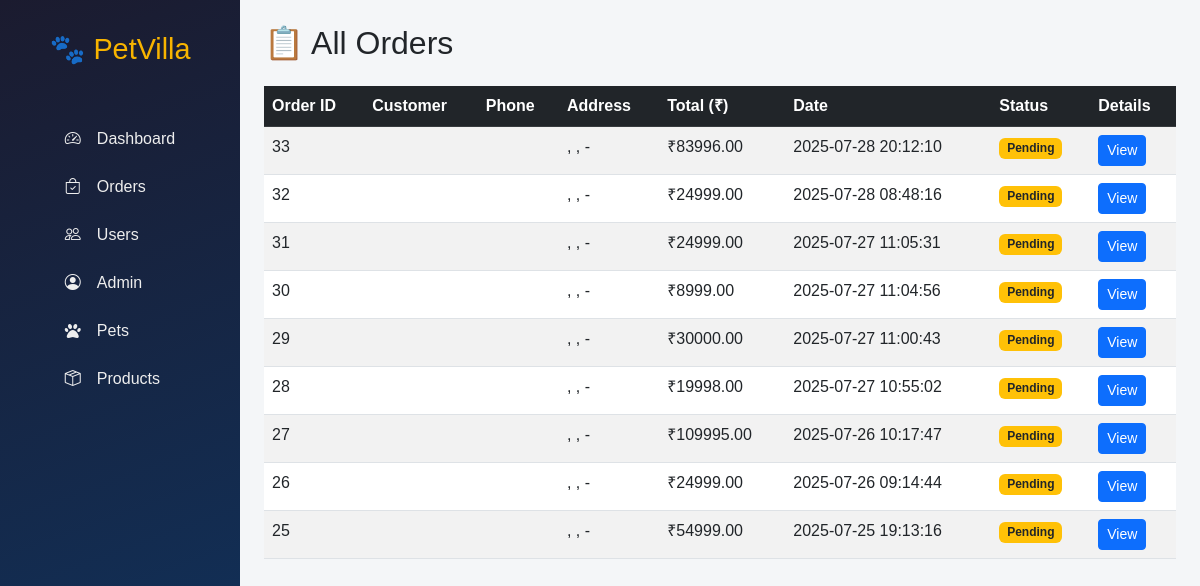
Page /admin/admin_order.php (signed in) on the earlier database version.
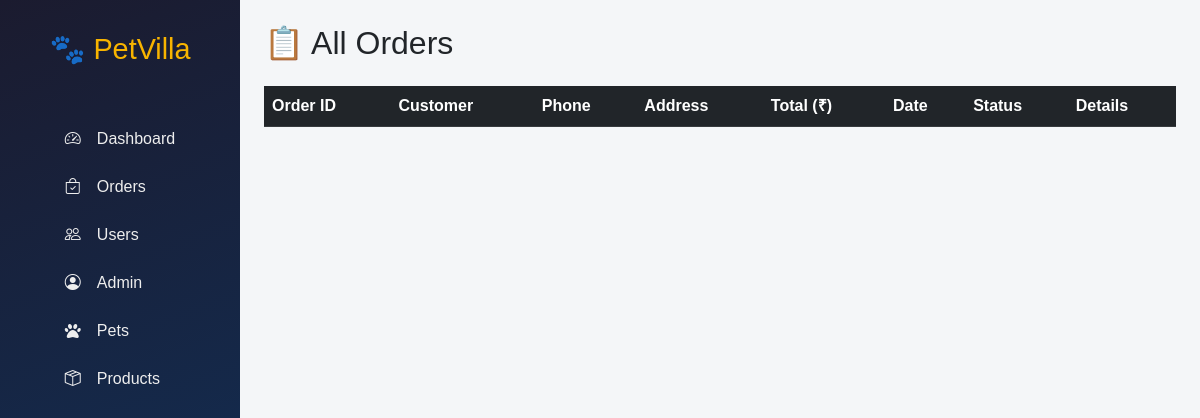
Same page on the later database version.
### tables this page shows
CREATE TABLE `orders` (
  `order_id` int(11) NOT NULL,
  `user_id` int(11) DEFAULT NULL,
  `order_date` datetime DEFAULT NULL,
  `total_amount` decimal(10,2) DEFAULT NULL,
  `payment_status` varchar(50) DEFAULT 'pending',
  `phone` varchar(15) NOT NULL,
  `address` text NOT NULL,
  `city` varchar(50) NOT NULL,
  `state` varchar(50) NOT NULL,
  `pincode` varchar(10) NOT NULL
);

### admin/admin_order.php (the view, shortened to what this page needs)
<?php include "../partial/_database.php"; ?>
<!DOCTYPE html>
<html lang="en">
<head>
  <link href="https://cdn.jsdelivr.net/npm/bootstrap@5.3.0/dist/css/bootstrap.min.css" rel="stylesheet"/>
  <link href="https://cdn.jsdelivr.net/npm/bootstrap-icons@1.10.5/font/bootstrap-icons.css" rel="stylesheet">
  <link rel="stylesheet" href="https://cdnjs.cloudflare.com/ajax/libs/font-awesome/6.4.0/css/all.min.css">
  <link rel="stylesheet" href="//cdn.datatables.net/2.3.0/css/dataTables.dataTables.min.css">
</head>
<body>
<div id="wrapper">
  <div id="sidebar">
    <h3>🐾 PetVilla</h3>
    <ul class="nav flex-column">
      <li class="nav-item"><a href="index.php" class="nav-link"><i class="bi bi-speedometer2"></i> Dashboard</a></li>
      <li class="nav-item"><a href="admin_order.php" class="nav-link"><i class="bi bi-bag-check"></i> Orders</a></li>
      <li class="nav-item"><a href="admin_users.php" class="nav-link"><i class="bi bi-people"></i> Users</a></li>
      <li class="nav-item"><a href="admin_admins.php" class="nav-link"><i class="bi bi-person-circle"></i> Admin</a></li>
      <li class="nav-item"><a href="admin_Pets.php" class="nav-link"><i class="fas fa-paw"></i> Pets</a></li>
      <li class="nav-item"><a href="admin_Product.php" class="nav-link"><i class="bi bi-box-seam"></i> Products</a></li>
    </ul>
  </div>
  <div class="container-fluid p-4">
    <h2 class="mb-4">📋 All Orders</h2>
    <div class="table-responsive">
      <table class="table table-striped table-hover order-table" id="myTable">
        <thead class="table-dark">
          <tr>
            <th>Order ID</th>
            <th>Customer</th>
            <th>Phone</th>
            <th>Address</th>
            <th>Total (₹)</th>
            <th>Date</th>
            <th>Status</th>
            <th>Details</th>
          </tr>
        </thead>
        <tbody>
        <?php
        $query = "SELECT o.*, CONCAT(u.fname, ' ', u.lname) AS customer_name
                  FROM orders o
                  JOIN users u ON o.user_id = u.user_id
                  ORDER BY o.order_date DESC";
        $result = mysqli_query($conn, $query);
        while ($order = mysqli_fetch_assoc($result)) {
          $status_class = match($order['payment_status']) {
            'paid'      => 'badge bg-success',
            'shipped'   => 'badge bg-info text-dark',
            'pending'   => 'badge bg-warning text-dark',
            'cancelled' => 'badge bg-danger',
            default     => 'badge bg-secondary'
          };
          echo "<tr>
                  <td>{$order['order_id']}</td>
                  <td>{$order['customer_name']}</td>
                  <td>{$order['phone']}</td>
                  <td>{$order['address']}, {$order['city']}, {$order['state']} - {$order['pincode']}</td>
                  <td>₹{$order['total_amount']}</td>
                  <td>{$order['order_date']}</td>
                  <td><span class='{$status_class}'>".ucfirst($order['payment_status'])."</span></td>
                  <td><a href='admin_order_details.php?order_id={$order['order_id']}' class='btn btn-primary btn-sm'>View</a></td>
                </tr>";
        }
        ?>
        </tbody>
      </table>
    </div>
  </div>
</div>
</body>
</html>

### admin/admin_order.php (style rules this page uses)
body { font-family: 'Quicksand', sans-serif; background: #f4f6f8; }
#wrapper { display: flex; min-height: 100vh; }
#sidebar { width: 240px; background: linear-gradient(160deg, #1b1b2f, #0f3460); color: #eee; display: flex; flex-direction: column; align-items: center; padding: 2rem 1rem; }
#sidebar h3 { font-size: 1.8rem; margin-bottom: 3rem; color: #f8b400; }
.nav-link { color: #eee; padding: 0.75rem 1rem; border-radius: 50px; display: flex; align-items: center; width: 100%; transition: all 0.3s ease; }
.nav-link i { margin-right: 1rem; }
.container-fluid { flex: 1; padding: 4rem; }

Differences in the rows shown:
removed orders: order_id "33", total_amount "83996.00", order_date "2025-07-28 20:12:10", payment_status "Pending"
removed orders: order_id "32", total_amount "24999.00", order_date "2025-07-28 08:48:16", payment_status "Pending"
removed orders: order_id "31", total_amount "24999.00", order_date "2025-07-27 11:05:31", payment_status "Pending"
removed orders: order_id "30", total_amount "8999.00", order_date "2025-07-27 11:04:56", payment_status "Pending"
removed orders: order_id "29", total_amount "30000.00", order_date "2025-07-27 11:00:43", payment_status "Pending"
removed orders: order_id "28", total_amount "19998.00", order_date "2025-07-27 10:55:02", payment_status "Pending"
removed orders: order_id "27", total_amount "109995.00", order_date "2025-07-26 10:17:47", payment_status "Pending"
removed orders: order_id "26", total_amount "24999.00", order_date "2025-07-26 09:14:44", payment_status "Pending"
removed orders: order_id "25", total_amount "54999.00", order_date "2025-07-25 19:13:16", payment_status "Pending"
